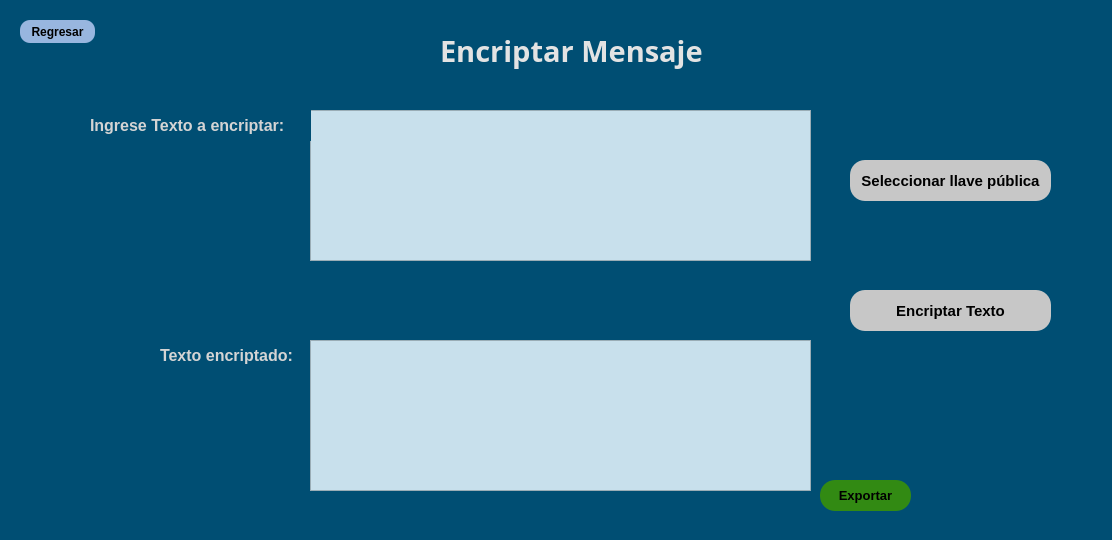
<?xml version="1.0" encoding="UTF-8"?>
<ui version="4.0">
 <class>Form</class>
 <widget class="QWidget" name="Form">
  <property name="geometry">
   <rect>
    <x>0</x>
    <y>0</y>
    <width>1112</width>
    <height>540</height>
   </rect>
  </property>
  <property name="minimumSize">
   <size>
    <width>1112</width>
    <height>540</height>
   </size>
  </property>
  <property name="maximumSize">
   <size>
    <width>1112</width>
    <height>540</height>
   </size>
  </property>
  <property name="baseSize">
   <size>
    <width>1112</width>
    <height>540</height>
   </size>
  </property>
  <property name="windowTitle">
   <string>Form</string>
  </property>
  <property name="styleSheet">
   <string notr="true">background-color: rgb(0, 78, 115);</string>
  </property>
  <widget class="QLabel" name="label">
   <property name="geometry">
    <rect>
     <x>440</x>
     <y>30</y>
     <width>291</width>
     <height>41</height>
    </rect>
   </property>
   <property name="font">
    <font>
     <family>Arial Black</family>
     <pointsize>22</pointsize>
     <weight>75</weight>
     <bold>true</bold>
    </font>
   </property>
   <property name="styleSheet">
    <string notr="true">color: rgb(227, 227, 227);</string>
   </property>
   <property name="text">
    <string>Encriptar Mensaje</string>
   </property>
  </widget>
  <widget class="QPushButton" name="btnRegresar">
   <property name="geometry">
    <rect>
     <x>20</x>
     <y>20</y>
     <width>75</width>
     <height>23</height>
    </rect>
   </property>
   <property name="font">
    <font>
     <weight>75</weight>
     <bold>true</bold>
    </font>
   </property>
   <property name="cursor">
    <cursorShape>PointingHandCursor</cursorShape>
   </property>
   <property name="styleSheet">
    <string notr="true">background-color: rgb(152, 182, 223);
border-radius: 10px;</string>
   </property>
   <property name="text">
    <string>Regresar</string>
   </property>
  </widget>
  <widget class="QPlainTextEdit" name="boxTextoEncriptar">
   <property name="geometry">
    <rect>
     <x>310</x>
     <y>110</y>
     <width>501</width>
     <height>151</height>
    </rect>
   </property>
   <property name="styleSheet">
    <string notr="true">background-color: rgb(200, 224, 236);</string>
   </property>
   <property name="plainText">
    <string/>
   </property>
  </widget>
  <widget class="QLabel" name="label_2">
   <property name="geometry">
    <rect>
     <x>90</x>
     <y>110</y>
     <width>221</width>
     <height>31</height>
    </rect>
   </property>
   <property name="font">
    <font>
     <pointsize>12</pointsize>
     <weight>75</weight>
     <bold>true</bold>
    </font>
   </property>
   <property name="styleSheet">
    <string notr="true">color: rgb(212, 212, 212);</string>
   </property>
   <property name="text">
    <string>Ingrese Texto a encriptar:</string>
   </property>
  </widget>
  <widget class="QLabel" name="label_3">
   <property name="geometry">
    <rect>
     <x>160</x>
     <y>340</y>
     <width>151</width>
     <height>31</height>
    </rect>
   </property>
   <property name="font">
    <font>
     <pointsize>12</pointsize>
     <weight>75</weight>
     <bold>true</bold>
    </font>
   </property>
   <property name="styleSheet">
    <string notr="true">color: rgb(212, 212, 212);</string>
   </property>
   <property name="text">
    <string>Texto encriptado:</string>
   </property>
  </widget>
  <widget class="QPlainTextEdit" name="boxTextoEncriptado">
   <property name="enabled">
    <bool>false</bool>
   </property>
   <property name="geometry">
    <rect>
     <x>310</x>
     <y>340</y>
     <width>501</width>
     <height>151</height>
    </rect>
   </property>
   <property name="styleSheet">
    <string notr="true">background-color: rgb(200, 224, 236);</string>
   </property>
   <property name="plainText">
    <string/>
   </property>
  </widget>
  <widget class="QPushButton" name="btnSeleccionarPublica">
   <property name="geometry">
    <rect>
     <x>850</x>
     <y>160</y>
     <width>201</width>
     <height>41</height>
    </rect>
   </property>
   <property name="font">
    <font>
     <pointsize>11</pointsize>
     <weight>75</weight>
     <bold>true</bold>
    </font>
   </property>
   <property name="cursor">
    <cursorShape>PointingHandCursor</cursorShape>
   </property>
   <property name="styleSheet">
    <string notr="true">background-color: rgb(199, 199, 199);
border-radius: 15px;</string>
   </property>
   <property name="text">
    <string>Seleccionar llave pública</string>
   </property>
  </widget>
  <widget class="QPushButton" name="btnEncriptarTexto">
   <property name="geometry">
    <rect>
     <x>850</x>
     <y>290</y>
     <width>201</width>
     <height>41</height>
    </rect>
   </property>
   <property name="font">
    <font>
     <pointsize>11</pointsize>
     <weight>75</weight>
     <bold>true</bold>
    </font>
   </property>
   <property name="cursor">
    <cursorShape>PointingHandCursor</cursorShape>
   </property>
   <property name="styleSheet">
    <string notr="true">background-color: rgb(199, 199, 199);
border-radius: 15px;</string>
   </property>
   <property name="text">
    <string>Encriptar Texto</string>
   </property>
  </widget>
  <widget class="QPushButton" name="btnExportar">
   <property name="geometry">
    <rect>
     <x>820</x>
     <y>480</y>
     <width>91</width>
     <height>31</height>
    </rect>
   </property>
   <property name="font">
    <font>
     <pointsize>10</pointsize>
     <weight>75</weight>
     <bold>true</bold>
    </font>
   </property>
   <property name="cursor">
    <cursorShape>PointingHandCursor</cursorShape>
   </property>
   <property name="styleSheet">
    <string notr="true">background-color: rgb(50, 138, 19);
border-radius: 15px;</string>
   </property>
   <property name="text">
    <string>Exportar</string>
   </property>
  </widget>
  <widget class="QLabel" name="errorSeleccionarPublica">
   <property name="geometry">
    <rect>
     <x>860</x>
     <y>210</y>
     <width>191</width>
     <height>20</height>
    </rect>
   </property>
   <property name="font">
    <font>
     <weight>75</weight>
     <bold>true</bold>
    </font>
   </property>
   <property name="styleSheet">
    <string notr="true">color: rgb(255, 0, 4);</string>
   </property>
   <property name="text">
    <string/>
   </property>
  </widget>
 </widget>
 <resources/>
 <connections/>
</ui>
